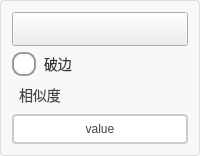
      <widget class="QGroupBox" name="groupBox_2">
       <property name="styleSheet">
        <string notr="true">QGroupBox {
    border: 1px solid #DDD;
    border-radius: 4px;
    font: bold 14px;
    color: #666;
    background-color: #F8F8F8;
}

QGroupBox::title {
    subcontrol-origin: margin;
    subcontrol-position: top left;
    left: 10px;
    padding: 0 5px;
}</string>
       </property>
       <property name="title">
        <string/>
       </property>
       <layout class="QVBoxLayout" name="verticalLayout_2" stretch="1,1,1,1">
        <item>
         <widget class="QPushButton" name="pbtn_close">
          <property name="sizePolicy">
           <sizepolicy hsizetype="Minimum" vsizetype="Minimum">
            <horstretch>0</horstretch>
            <verstretch>0</verstretch>
           </sizepolicy>
          </property>
          <property name="styleSheet">
           <string notr="true">QPushButton {
    padding: 8px 16px 8px 36px; 
    font-size: 14px;
    qproperty-icon: url(:/ButtonScanner/image/exit.png);  
    qproperty-iconSize: 30px 30px;
}

QPushButton:hover {
    background-color: #ff6666;
}

QPushButton:pressed {
    background-color: #cc0000;
}
</string>
          </property>
          <property name="text">
           <string/>
          </property>
         </widget>
        </item>
        <item>
         <widget class="QRadioButton" name="rbtn_edgeDamageEnable">
          <property name="sizePolicy">
           <sizepolicy hsizetype="Minimum" vsizetype="Minimum">
            <horstretch>0</horstretch>
            <verstretch>0</verstretch>
           </sizepolicy>
          </property>
          <property name="styleSheet">
           <string notr="true">QRadioButton {
    spacing: 8px;
    font-size: 14px;
    color: #333;  /* 保持原始文字颜色 */
}

/* 未选中状态 */
QRadioButton::indicator {
    width: 20px;
    height: 20px;
    border-radius: 10px;
    border: 2px solid #999;
    background: #ffffff;
}

/* 悬停效果 */
QRadioButton::indicator:hover {
    border: 2px solid #666;
}

/* 选中状态 */
QRadioButton::indicator:checked {
    border: 2px solid #FF6B00;  /* 橙色边框 */
}

/* 选中时的内圆 */
QRadioButton::indicator:checked {
    background-color: qradialgradient(
        cx:0.5, cy:0.5,
        radius:0.4,
        fx:0.5, fy:0.5,
        stop:0 #FF6B00,  /* 主橙色 */
        stop:1 transparent
    );
}

/* 禁用状态 */
QRadioButton:::disabled {
    border: 2px solid #ccc;
    background: #eee;
}

/* 点击动画效果 */
QRadioButton::indicator:pressed {
    border: 2px solid #CC5500;  /* 深橙色边框 */
    background-color: qradialgradient(
        cx:0.5, cy:0.5,
        radius:0.5,
        fx:0.5, fy:0.5,
        stop:0 #FFD8B3,  /* 浅橙色渐变 */
        stop:1 transparent
    );
}</string>
          </property>
          <property name="text">
           <string>破边</string>
          </property>
         </widget>
        </item>
        <item>
         <widget class="QLabel" name="label_8">
          <property name="styleSheet">
           <string notr="true">/* 基础标签样式 */
QLabel {
    color: #444444;          /* 主文字色 */
    font-size: 14px;         /* 标准字号 */
    background: transparent; /* 透明背景 */
    padding: 2px 4px;        /* 基础内边距 */
}

/* 标题样式 */
QLabel.title {
    font-size: 16px;
    font-weight: 600;
    color: #333333;
    border-bottom: 1px solid #DDDDDD; /* 下划线装饰 */
    padding-bottom: 4px;
}

/* 副标题/次要文本 */
QLabel.subtitle {
    color: #666666;
    font-size: 13px;
    font-style: italic;
}

/* 强调文本 */
QLabel.emphasis {
    color: #333333;
    font-weight: 500;
    background-color: #F5F5F5;
    border-radius: 3px;
    padding: 4px 8px;
}

/* 状态标签（成功/警告/错误） */
QLabel[state=&quot;success&quot;] {
    color: #228B22;          /* 森林绿 */
    border-left: 3px solid #228B22;
    padding-left: 8px;
}

QLabel[state=&quot;warning&quot;] {
    color: #FF8C00;          /* 暗橙 */
    border-left: 3px solid #FF8C00;
    padding-left: 8px;
}

QLabel[state=&quot;error&quot;] {
    color: #B22222;          /* 砖红 */
    border-left: 3px solid #B22222;
    padding-left: 8px;
}

/* 数据展示标签 */
QLabel.data {
    color: #2F4F4F;          /* 深石板灰 */
    font-family: monospace;
    border: 1px solid #E0E0E0;
    background-color: #FFFFFF;
    padding: 6px 12px;
    border-radius: 4px;
}

/* 禁用状态 */
QLabel:disabled {
    color: #AAAAAA;
    background-color: transparent;
}

/* 链接样式（伪链接效果） */
QLabel.link {
    color: #4682B4;          /* 钢蓝 */
    text-decoration: underline;
    border-bottom: 1px dotted #4682B4;
}

/* 图标标签 */
QLabel.icon {
    qproperty-alignment: AlignCenter;
    border: 1px solid #E0E0E0;
    border-radius: 4px;
    background-color: #FFFFFF;
    padding: 12px;
}</string>
          </property>
          <property name="text">
           <string>相似度</string>
          </property>
         </widget>
        </item>
        <item>
         <widget class="QPushButton" name="pbtn_edgeDamageSimilarity">
          <property name="sizePolicy">
           <sizepolicy hsizetype="Minimum" vsizetype="Minimum">
            <horstretch>0</horstretch>
            <verstretch>0</verstretch>
           </sizepolicy>
          </property>
          <property name="styleSheet">
           <string notr="true">QPushButton {
    padding: 6px 14px;
    border: 2px solid #CCC;
    border-radius: 4px;
    background-color: white;
    color: #444;
}

QPushButton:hover {
    border-color: #999;
    background-color: #F5F5F5;
}

QPushButton:pressed {
    border-color: #777;
    background-color: #EEE;
}</string>
          </property>
          <property name="text">
           <string>value</string>
          </property>
         </widget>
        </item>
       </layout>
      </widget>
